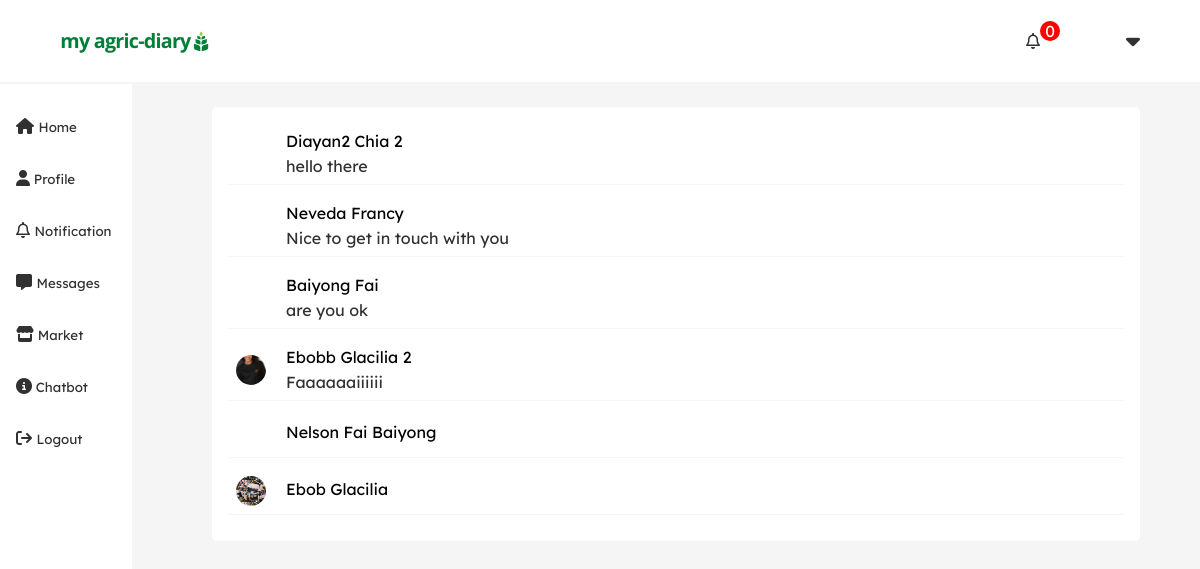
/chat/ (signed in), run on the app's committed database.
### account/models.py (models this page shows)
class CustomUser(AbstractUser):
    email = models.EmailField(unique=True)
    first_name = models.CharField( max_length=100 , blank=False)
    last_name= models.CharField( max_length=100 , blank=False )
    bio=models.CharField(max_length=400,blank=True, null=True)
    location = CountryField(blank_label='(select country)')
    profile_pic=models.ImageField( upload_to='profilepics/' ,blank=True, null=True,validators=[FileExtensionValidator(['jpg','png',])])
    is_student = models.BooleanField(default=False)
    course = models.CharField(max_length=100 ,blank=True, null=True)
    instituition = models.CharField(max_length=100 ,blank=True, null=True)
    profession=models.CharField(max_length=100 ,blank=True, null=True)
    company = models.CharField(max_length=100 ,blank=True, null=True)
    date_joined = models.DateTimeField( auto_now_add=True)
    is_active = models.BooleanField( default=True)
    username = None
    USERNAME_FIELD = 'email'
    REQUIRED_FIELDS = []
    objects = UserManager()
    def __str__(self):
        return self.last_name

### chat/models.py (models this page shows)
class Thread(models.Model):
    first_person = models.ForeignKey(CustomUser, on_delete=models.CASCADE, null=True, blank=True, related_name='thread_first_person')
    second_person = models.ForeignKey(CustomUser, on_delete=models.CASCADE, null=True, blank=True,
                                     related_name='thread_second_person')
    updated = models.DateTimeField(auto_now=True)
    timestamp = models.DateTimeField(auto_now_add=True)
    objects = ThreadManager()
    class Meta:
        unique_together = ['first_person', 'second_person']

class ChatMessage(models.Model):
    thread = models.ForeignKey(Thread, null=True, blank=True, on_delete=models.CASCADE, related_name='chatmessage_thread')
    user = models.ForeignKey(CustomUser, on_delete=models.CASCADE)
    message = models.TextField()
    timestamp = models.DateTimeField(auto_now_add=True)
    date = models.DateTimeField(auto_now_add=True)

### chat/views.py (the view)
# urls.py: path('',views.chat, name='chatlobby'),
@login_required
def chat (request):
    threads =Thread.objects.by_user(user=request.user).prefetch_related('chatmessage_thread').order_by('timestamp')
    print(f' NUM OF {threads}')
    context = {
        'threads': threads
    }
    return render(request, 'chat/chat.html', context)

### Friends/context_processors.py (called while the page is built)
def friendSuggestions(request):
        if request.user.is_authenticated:
            user = request.user
            network = Network.objects.get(user=request.user)
            friendsuggestions= suggestions(request,network=network)
            return {'friendsuggestions':friendsuggestions,'mynetwork':network}
        else:
                return {}

def suggestions(request, network):
    friends = network.following.all()
    user=request.user
    print(friends)
    suggestions =Network.objects.filter(
        following__in = friends).exclude(id=network.id).distinct()
    return suggestions

### chat/models.py (called while the page is built)
    def by_user(self, **kwargs):
        user=kwargs.get('user')
        lookup = Q(first_person= user ) | Q( second_person = user)
        qs = self.get_queryset().filter(lookup).distinct()
        return qs

### notification/context_processors.py (called while the page is built)
def notificationCount(request):
        if request.user.is_authenticated:
            user = request.user
            notification = NotificationUser.objects.get(user = user)
            count = notification.mynotification.all().filter(is_read = False)
            return {'count':count.count}
        else:
                return {}

### chat/templates/chat/chat.html (shortened to what this page needs)
{% extends 'main/base.html'%}
{% block content %}
{% load static %}
<div class="grid-container">
<main>
		{% for thread in threads %}
					<div class="contact-item">
							<a href=" {% url 'chatroom' thread.id %}">
								{% if thread.first_person == user %}
									<div class="flex">
										{% if thread.second_person.profile_pic %}
										 <span class="roundedprofile" style="background:url('{{ thread.second_person.profile_pic.url}}') ;background-position: center; background-size: contain;">
										</span>
										{% else %}
										<span><img src="https://encrypted-tbn0.gstatic.com/images?q=tbn:ANd9GcR9RzmCAKhjBMu6GN8LHxNLTw8Vt347xfIXWA&usqp=CAU" alt="" width="30px"></span>
										{% endif%}
										<div>
											<div class="contact-name"> {{ thread.second_person.get_full_name|title }} </div>
											<div class="lastmessage"> {{thread.chatmessage_thread.last.message | truncatechars:40 }} </div>
										</div>
									</div>
								{% endif %}
							</a>
					</div>
		{% endfor %}
</main>
</div>
{%endblock%}

### templates/main/base.html (shortened to what this page needs)
{% load static %}
<!DOCTYPE html>
<html lang="en">
<head>
    <link rel="stylesheet" href="{% static 'styles/mainstyle.css'%}">
    <link rel="stylesheet" href="{% static stylesheet %}">
</head>
<body>
        <header>
            <div class="logo">
             <a href="../../../">   <img src="{% static 'images/my agric-diary.png'%}" width="100%"></a>
            </div>
            <div class="header-right">
                    {% if request.user.is_authenticated %}
                            <span>
                                <a href="{% url 'notification' %}">
                                    <span class="notification-wrapper">
                                        <span class="notification-counter">
                                               <span><i class="fa-regular fa-bell"> </i> </span>
                                                <span id="counter"> {{count}} </span>
                                        </span>
                                    </span>
                                </a>
                            </span>
                        <span>
                            {% if request.user.profile_pic %}
                            <a href="{% url 'profile' request.user.id %}">
                                <div class="roundedprofile" style="background:url('{{request.user.profile_pic.url}}') ;background-position: center; background-size: contain;">  </div> </a>
                            {% else %}
                            <a href="{% url 'profile' request.user.id %}">   <img src="https://encrypted-tbn0.gstatic.com/images?q=tbn:ANd9GcR9RzmCAKhjBMu6GN8LHxNLTw8Vt347xfIXWA&usqp=CAU" alt="" width="30px"></a>
                            {% endif %}
                        </span>
                            <span class="dropdown">
                                <span class="dropbtn" onclick="myFunction(data='myDropdown{{article.id}}')"> <i class="fa-solid fa-caret-down"></i></span>
                              </span>
                    {% else %}
                        <span> <a href="{% url 'login' %}"> Login </a> </span>
                        <span> <a href="{% url 'signup' %}"> Signup </a></span>
                    {% endif %}
            </div>
        </header>
   <div class="flex-container">
    <div class="bodynav_right">
        <a href="../../../"> <i class="fa-solid fa-house"></i> <small> Home </small></a>
        <a href="{% url 'profile'  request.user.id %}"> <i class="fa-solid fa-user"></i><small>  Profile</small> </a>
        <a href="{% url 'notification' %}"> <i class="fa-regular fa-bell"></i> <small> Notification </small>  </a>
        <a href="{% url 'chatlobby' %}"> <i class="fa-solid fa-message"></i>  <small> Messages </small></a>
        <a href="{% url 'market' %}"> <i class="fa-solid fa-store"></i><small>  Market </small> </a>
        <a href="{% url 'ai_room' %}"> <i class="fa-solid fa-circle-info"></i><small> Chatbot </small>  </a>
        <a href="{% url 'logout' %}"><i class="fa-solid fa-arrow-right-from-bracket"></i> <small> Logout  </small></a>
    </div>
        {% block content %}
        {% endblock%}
    </div>
</body>
</html>

### static/styles/mainstyle.css (style rules this page uses)
* { padding: 0; margin:0; box-sizing: border-box; font-family: 'Lexend Deca', sans-serif; color:#313131; }
:root { --primary-color:#4ba064; --primary-color:#008037; }
body { background-color: #f2f1ef; background-color: #f5f5f5; }
.flex-container { display: flex; align-items: flex-start; display: flex; justify-content: left; gap: 20px; }
a { text-decoration:none; color:var(--primary-color); }
.bodynav_right { padding: 1rem; height: 100vh; background-color: #fff; position: sticky; top:80px; display: flex; flex-direction: column; grid-area: 1rem; margin-top: -23px; }
.bodynav_right a { padding-block: 1rem; width: 100px; }
header { display:flex; align-items:center; justify-content: space-between; margin-bottom: 25px; padding-inline:5%; padding-block: 1.2rem; position: sticky; width: 100%; top: 0; background-color: white; color: #4ba064; z-index: 100; }
header a { color: #4ba064; }
.header-right { display:flex; gap:20px; align-items:center; }
.notification-counter { position:relative; margin-right: 1rem; }
#counter { position: absolute; top: -10px; right: -20px; background-color: red; color: white; border-radius: 50%; padding: 0px 5px; }
.grid-container { display: grid; grid-template-columns: 1fr 35%; gap: 2rem; min-height: 80vh; padding-inline: 5%; margin-inline: auto; max-width: 1700px; }
.flex { display: flex; justify-content: left; align-items: center; gap: 20px; }
.roundedprofile { display: block; height: 30px !important; width: 30px !important; border-radius: 50%; object-fit: contain; }

### chat/templates/chat/chat.html (style rules this page uses)
.grid-container { display: block; min-height: 80vh; padding-inline: 5%; width: 100%; max-width: 1700px; }
main { background-color: white; padding: 1rem; border-radius: 5px; }
.roundedprofile { height: 40px; width: 40px; border-radius: 50%; display: inline-block; object-fit: contain; }
.contact-item { padding: .5rem; margin-bottom: 10px; border-bottom: 0.001px solid #f5f5f5; }
.flex { display: flex; justify-content: left; align-items: center; gap: 20px; }
.contact-name { color: black; }
.lastmessage { margin-top: 5px; }

### templates/main/base.html (style rules this page uses)
.dropdown { position: relative; display: inline-block; }
.dropbtn { font-size: 1.4rem; margin-top: -5px; }

### data on the page
Thread: second_person.get_full_name "Diayan2 Chia 2", chatmessage_thread.last.message "hello there"
Thread: second_person.get_full_name "Neveda Francy", chatmessage_thread.last.message "Nice to get in touch with you"
Thread: second_person.get_full_name "Baiyong Fai", chatmessage_thread.last.message "are you ok"
Thread: second_person.profile_pic (picture), second_person.get_full_name "Ebobb Glacilia 2", chatmessage_thread.last.message "Faaaaaaiiiiii"
Thread: second_person.get_full_name "Nelson Fai Baiyong"
Thread: second_person.profile_pic (picture), second_person.get_full_name "Ebob Glacilia"

### other printed values
{{ count }} "0"
